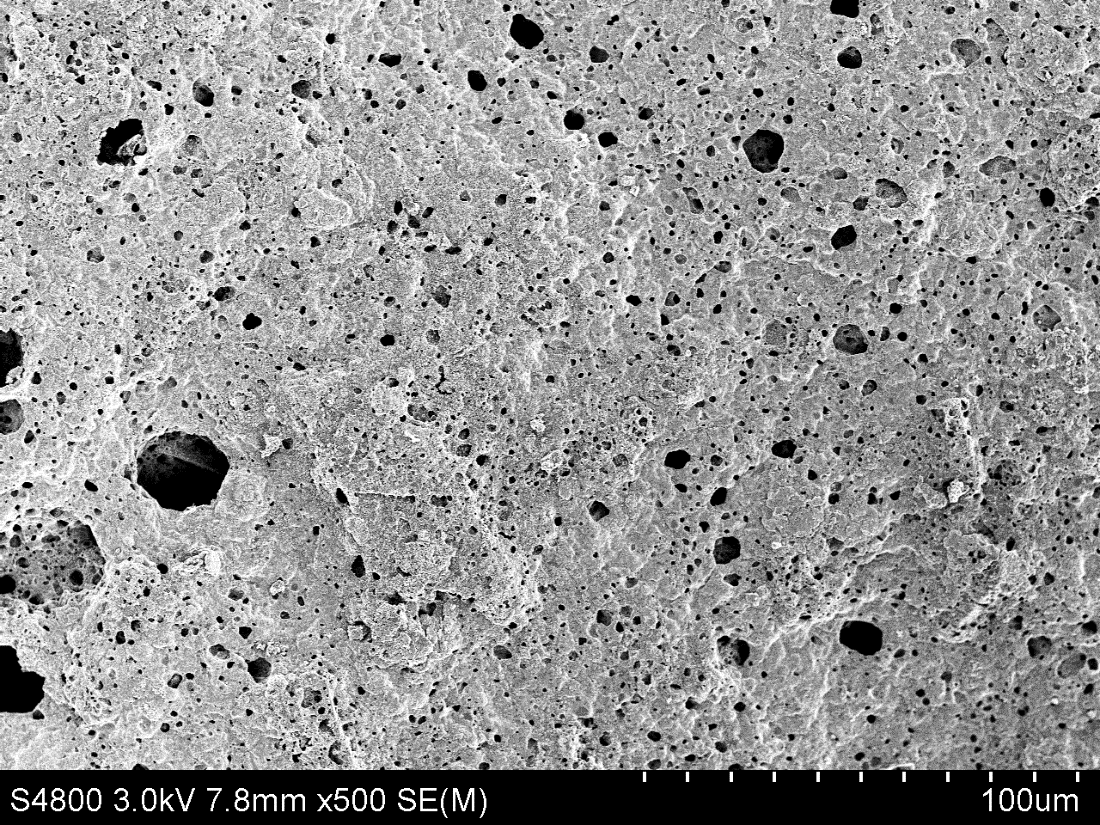
#> input picture data.tif, 1100 x 825 px
$ jupyter execute '未命名.ipynb'
#> lines starting #> are read from the running program, lines starting #| are printed output that depends on the picture
[cell 1]
import numpy as np
import os
import matplotlib.pyplot as plt
from scipy import misc
from PIL import Image
import cv2
from copy import deepcopy
from skimage import morphology,data,color

[cell 2]
scale = [100, 100]

[cell 3]
image = cv2.imread("../data.tif", -1)
#> image is the input picture: shape (825, 1100, 3); min 0, max 255, mean 147.8
print(image.shape)
#| (825, 1100, 3)
shape = image.shape
#> shape = (825, 1100, 3)
for i in range(0, shape[0] - 100, 50):
    for j in range(0, shape[1] - 100, 50):
        plt.imshow(image[i: i + scale[0], j : j + scale[1]])
        plt.show()
#> this loop made 15 passes
#> pass 1, `plt.show()`:
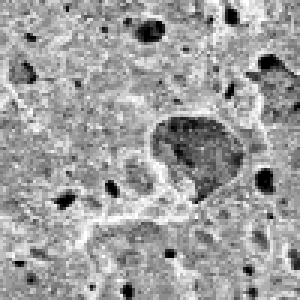
#> shown: shape (100, 100, 3) (shown 3 times larger); min 0, max 255, mean 158.4
#> pass 1, `plt.show()`:
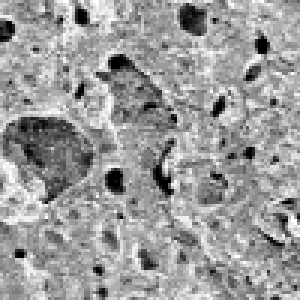
#> shown: shape (100, 100, 3) (shown 3 times larger); min 0, max 255, mean 155
#> pass 2, `plt.show()`:
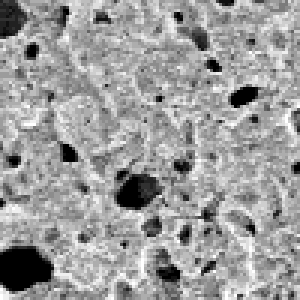
#> shown: shape (100, 100, 3) (shown 3 times larger); min 0, max 255, mean 156.4
#> pass 2, `plt.show()`:
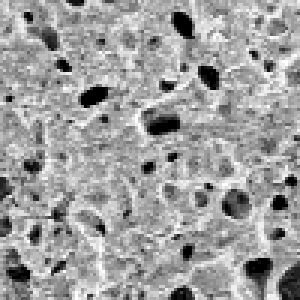
#> shown: shape (100, 100, 3) (shown 3 times larger); min 0, max 255, mean 158.5
#> pass 2, `plt.show()`:
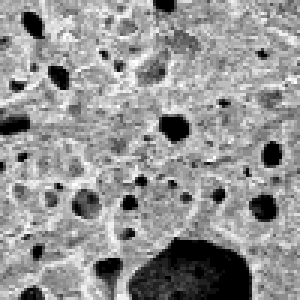
#> shown: shape (100, 100, 3) (shown 3 times larger); min 0, max 255, mean 147.5
#> pass 2, `plt.show()`:
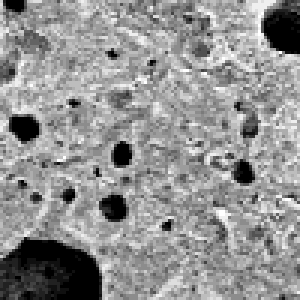
#> shown: shape (100, 100, 3) (shown 3 times larger); min 0, max 255, mean 145.8
#> pass 2, `plt.show()`:
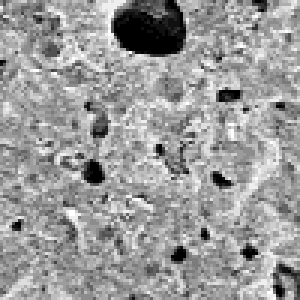
#> shown: shape (100, 100, 3) (shown 3 times larger); min 0, max 255, mean 154.6
#> pass 2, `plt.show()`:
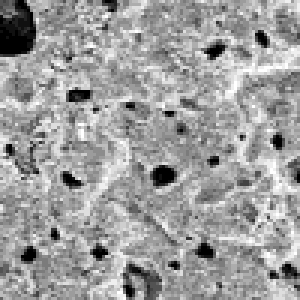
#> shown: shape (100, 100, 3) (shown 3 times larger); min 0, max 255, mean 157.8
#> pass 2, `plt.show()`:
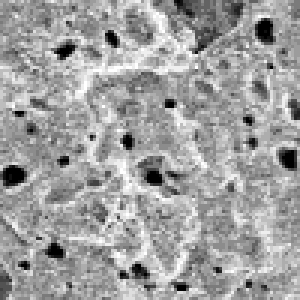
#> shown: shape (100, 100, 3) (shown 3 times larger); min 0, max 255, mean 159.8
#> pass 2, `plt.show()`:
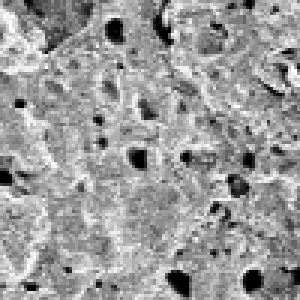
#> shown: shape (100, 100, 3) (shown 3 times larger); min 0, max 255, mean 154.6
